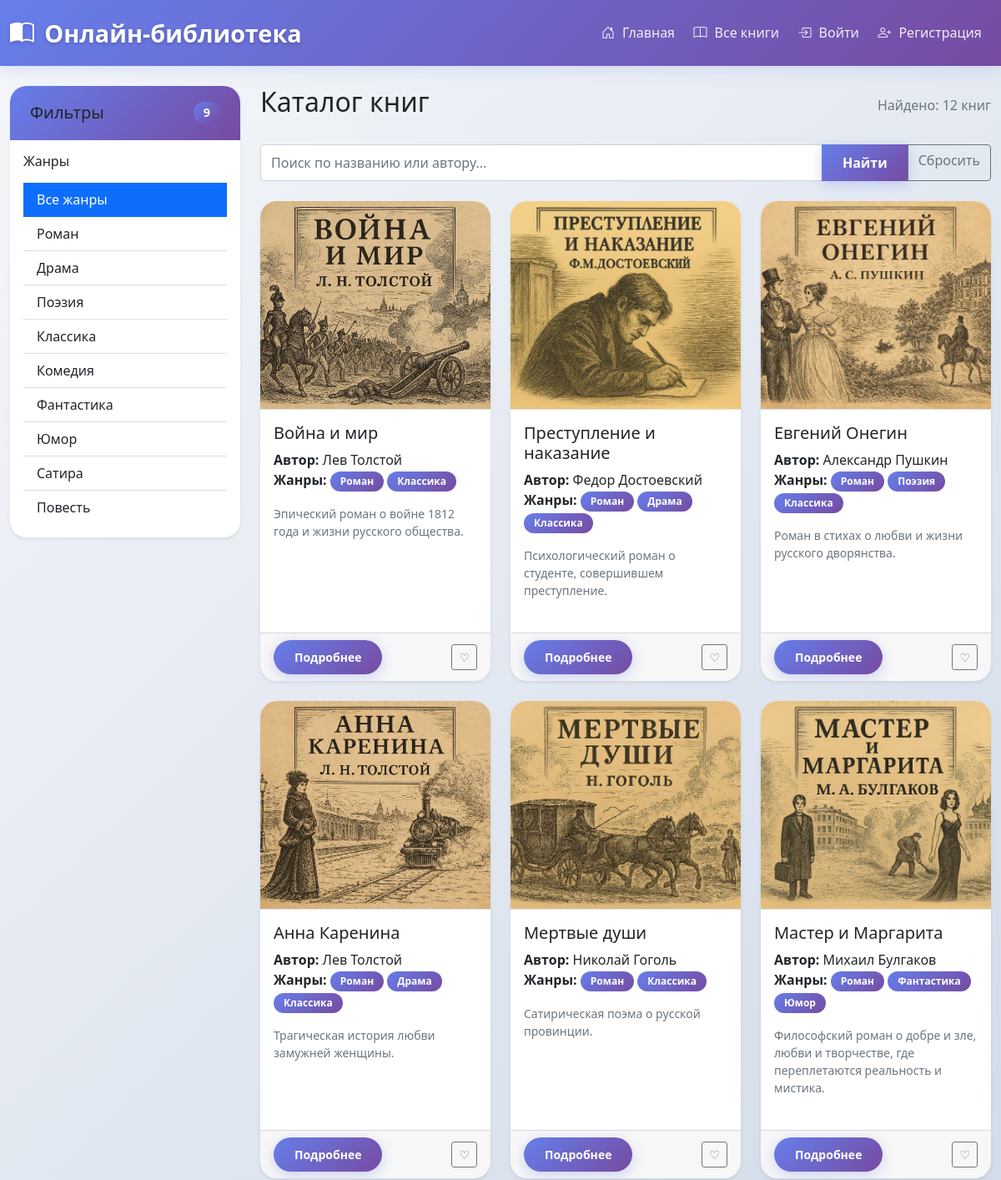
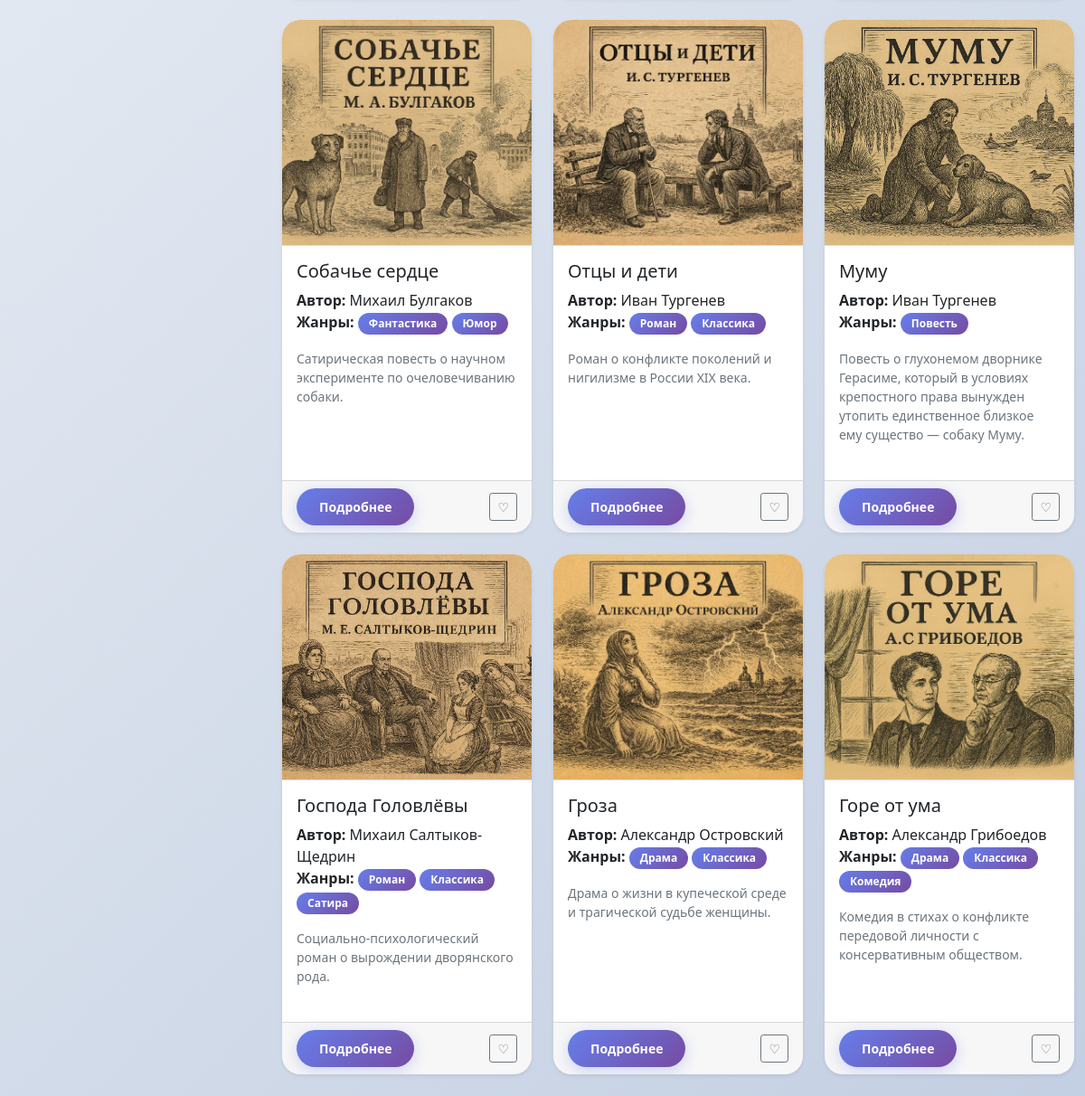
The page /books/ on the database its author committed (2 pictures, top to bottom).
### library/models.py (models this page shows, shortened)
class Genre(models.Model):
    name = models.CharField(max_length=50, verbose_name="Название жанра")
    class Meta:
        verbose_name = "Жанр"
        verbose_name_plural = "Жанры"

class Book(models.Model):
    title = models.CharField(max_length=200)
    author = models.ForeignKey('Author', on_delete=models.CASCADE)
    genres = models.ManyToManyField('Genre')
    description = models.TextField(blank=True)
    cover = models.ImageField(upload_to='covers/', blank=True, null=True)
    book_file = models.FileField(upload_to='books/', blank=True, null=True)
    created_at = models.DateTimeField(auto_now_add=True)
    favorited_by = models.ManyToManyField(
        User,
        related_name='favorite_books',
        blank=True,
        verbose_name="В избранном у"
    )
    class Meta:
        verbose_name = "Книга"
        verbose_name_plural = "Книги"

class Author(models.Model):
    name = models.CharField(max_length=100, verbose_name="Имя автора")
    class Meta:
        verbose_name = "Автор"
        verbose_name_plural = "Авторы"

### library/views.py (the view)
# urls.py: path('books/', views.book_list, name='book_list'),
def book_list(request):
    books = Book.objects.all()
    query = request.GET.get('q')
    if query:
        books = books.filter(
            Q(title__icontains=query) | Q(author__name__icontains=query)
        )
    genre_id = request.GET.get('genre')
    if genre_id:
        books = books.filter(genres__id=genre_id)
    author_id = request.GET.get('author')
    if author_id:
        books = books.filter(author__id=author_id)
    authors = Author.objects.all()
    genres = Genre.objects.all()
    favorite_books = []
    if request.user.is_authenticated:
        favorites = Favorite.objects.filter(user=request.user)
        favorite_books = [fav.book.id for fav in favorites]
    return render(request, 'library/book_list.html', {
        'books': books,
        'genres': genres,
        'authors': authors,
        'favorite_books': favorite_books,
    })

### library/templates/library/book_list.html (shortened to what this page needs)
{% extends 'library/base.html' %}
{% block content %}
<div class="row">
    <div class="col-md-3">
        <div class="card shadow-sm sticky-top" style="top: 20px;">
            <div class="card-header d-flex justify-content-between align-items-center"
                 data-bs-toggle="collapse" data-bs-target="#filtersCollapse"
                 style="cursor: pointer;">
                <h5 class="mb-0 text-dark">Фильтры</h5>
                <span class="badge bg-primary">{{ genres.count }}</span>
            </div>
            <div class="collapse show" id="filtersCollapse">
                <div class="card-body">
                    <h6 class="text-dark mb-3">Жанры</h6>
                    <div class="list-group list-group-flush">
                        <a href="/books/" class="list-group-item list-group-item-action {% if not request.GET.genre %}active{% endif %}">
                            Все жанры
                        </a>
                        {% for genre in genres %}
                        <a href="/books/?genre={{ genre.id }}{% if request.GET.q %}&q={{ request.GET.q }}{% endif %}"
                           class="list-group-item list-group-item-action {% if request.GET.genre == genre.id|stringformat:'i' %}active{% endif %}">
                            {{ genre.name }}
                        </a>
                        {% endfor %}
                    </div>
                </div>
            </div>
        </div>
    </div>
    <div class="col-md-9">
        <div class="d-flex justify-content-between align-items-center mb-4">
            <h2 class="text-dark">Каталог книг</h2>
            <span class="text-muted">Найдено: {{ books.count }} книг</span>
        </div>
        <form method="get" class="mb-4">
            <div class="input-group">
                <input type="text" name="q" class="form-control"
                       placeholder="Поиск по названию или автору..."
                       value="{{ request.GET.q }}">
                <button class="btn btn-primary" type="submit">Найти</button>
                <a href="/books/" class="btn btn-outline-secondary">Сбросить</a>
            </div>
        </form>
        <div class="row">
            {% for book in books %}
            <div class="col-lg-4 col-md-6 mb-4">
                <div class="card h-100 shadow-sm">
                    {% if book.cover %}
                        <img src="{{ book.cover.url }}"
                             class="card-img-top book-cover"
                             alt="{{ book.title }}"
                             style="height: 250px; object-fit: cover; width: 100%;">
                    {% else %}
                        <div class="card-img-top book-cover d-flex align-items-center justify-content-center text-center"
                             style="background: linear-gradient(135deg, #EBF5FB, #D6EAF8); min-height: 250px; padding: 15px; width: 100%;">
                            <h5 class="text-dark fw-bold">{{ book.title }}</h5>
                        </div>
                    {% endif %}
                    <div class="card-body">
                        <h5 class="card-title text-dark">{{ book.title }}</h5>
                        <p class="card-text text-dark">
                            <strong>Автор:</strong> {{ book.author.name }}<br>
                            <strong>Жанры:</strong>
                            {% for genre in book.genres.all %}
                                <span class="badge bg-primary">{{ genre.name }}</span>
                            {% endfor %}
                        </p>
                        {% if book.description %}
                        <p class="card-text text-muted small">
                            {{ book.description|truncatewords:20 }}
                        </p>
                        {% endif %}
                    </div>
                    <div class="card-footer d-flex justify-content-between align-items-center">
                        <a href="/books/{{ book.pk }}/" class="btn btn-primary btn-sm">Подробнее</a>
                        {% if user.is_authenticated %}
                        <form method="post" action="/toggle_favorite/{{ book.id }}/" class="d-inline">
                            {% csrf_token %}
                            {% if book.id in favorite_books %}
                            <button type="submit" class="btn btn-sm btn-danger" title="Удалить из избранного">
                                ♥
                            </button>
                            {% else %}
                            <button type="submit" class="btn btn-sm btn-outline-danger" title="Добавить в избранное">
                                ♡
                            </button>
                            {% endif %}
                        </form>
                        {% else %}
                        <a href="/login/" class="btn btn-sm btn-outline-secondary" title="Войдите, чтобы добавить в избранное">
                            ♡
                        </a>
                        {% endif %}
                    </div>
                </div>
            </div>
            {% endfor %}
        </div>
    </div>
</div>
{% endblock %}

### library/templates/library/base.html (style rules this page uses)
:root { --primary-gradient: linear-gradient(135deg, #667eea 0%, #764ba2 100%); --primary-gradient-hover: linear-gradient(135deg, #5a6fd8, #6a4190); --secondary-gradient: linear-gradient(135deg, #36d1dc, #5b86e5); --success-gradient: linear-gradient(135deg, #2ecc71, #27ae60); --warning-gradient: linear-gradient(135deg, #f39c12, #e67e22); --danger-gradient: linear-gradient(135deg, #e74c3c, #c0392b); }
body { background: linear-gradient(135deg, #f5f7fa 0%, #c3cfe2 100%); min-height: 100vh; font-family: 'Segoe UI', Tahoma, Geneva, Verdana, sans-serif; }
.btn-primary { background: var(--primary-gradient); border: none; border-radius: 25px; padding: 10px 25px; font-weight: 600; transition: all 0.3s ease; box-shadow: 0 4px 15px rgba(102, 126, 234, 0.3); }
.card { border-radius: 20px; border: none; box-shadow: 0 10px 30px rgba(0, 0, 0, 0.08); transition: all 0.3s ease; overflow: hidden; margin-bottom: 1.5rem; }
.card-header { background: var(--primary-gradient); color: white; border-bottom: none; padding: 1.2rem 1.5rem; font-weight: 700; font-size: 1.2rem; }
.badge { border-radius: 15px; padding: 6px 12px; font-weight: 600; }
.badge.bg-primary { background: var(--primary-gradient) !important; }

### library/templates/library/book_list.html (style rules this page uses)
.sticky-top { position: -webkit-sticky; position: sticky; z-index: 100; }
.book-cover { border-bottom: 1px solid rgba(0,0,0,.125); }

### rows shown on the page
Genre: name "Роман"
Genre: name "Драма"
Genre: name "Поэзия"
Genre: name "Классика"
Genre: name "Комедия"
Genre: name "Фантастика"
Genre: name "Юмор"
Genre: name "Сатира"
Genre: name "Повесть"
Book: cover (picture), title "Война и мир", author.name "Лев Толстой", description "Эпический роман о войне 1812 года и жизни русского общества."
Book: cover (picture), title "Преступление и наказание", author.name "Федор Достоевский", description "Психологический роман о студенте, совершившем преступление."
Book: cover (picture), title "Евгений Онегин", author.name "Александр Пушкин", description "Роман в стихах о любви и жизни русского дворянства."
Book: cover (picture), title "Анна Каренина", author.name "Лев Толстой", description "Трагическая история любви замужней женщины."
Book: cover (picture), title "Мертвые души", author.name "Николай Гоголь", description "Сатирическая поэма о русской провинции."
Book: cover (picture), title "Мастер и Маргарита", author.name "Михаил Булгаков", description "Философский роман о добре и зле, любви и творчестве, где переплетаются реальность и мистика."
Book: cover (picture), title "Собачье сердце", author.name "Михаил Булгаков", description "Сатирическая повесть о научном эксперименте по очеловечиванию собаки."
Book: cover (picture), title "Отцы и дети", author.name "Иван Тургенев", description "Роман о конфликте поколений и нигилизме в России XIX века."
Book: cover (picture), title "Муму", author.name "Иван Тургенев", description "Повесть о глухонемом дворнике Герасиме, который в условиях крепостного права вынужден утопить единственное близкое ему существо — собаку Муму."
Book: cover (picture), title "Господа Головлёвы", author.name "Михаил Салтыков-Щедрин", description "Социально-психологический роман о вырождении дворянского рода."
Book: cover (picture), title "Гроза", author.name "Александр Островский", description "Драма о жизни в купеческой среде и трагической судьбе женщины."
Book: cover (picture), title "Горе от ума", author.name "Александр Грибоедов", description "Комедия в стихах о конфликте передовой личности с консервативным обществом."

### other values the page prints
{{ genres.count }} "9"
{{ books.count }} "12"
